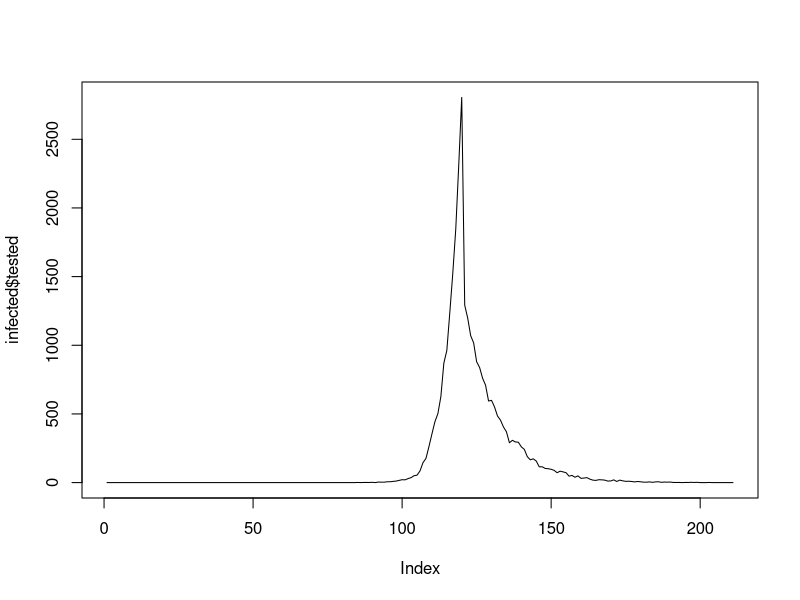
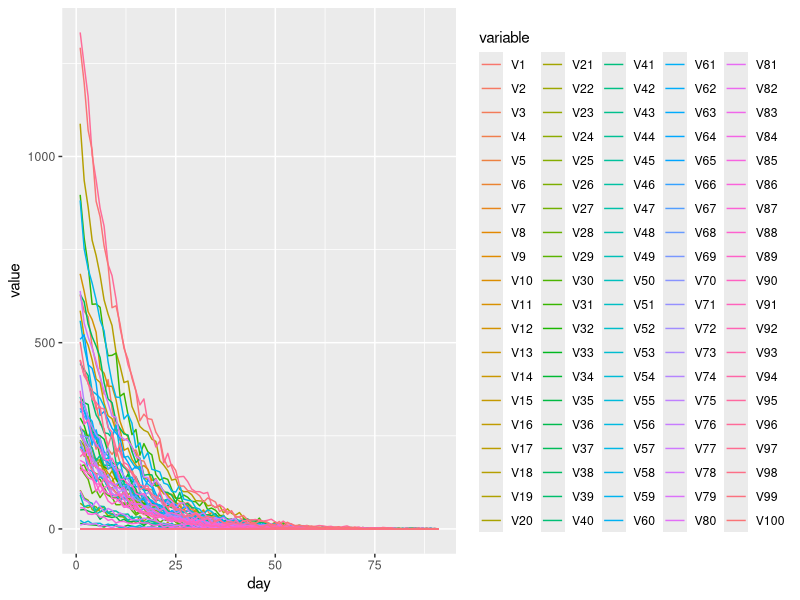

Generate these figures, in order, with R:
library(data.table)
library(ggplot2)

type1.prob <- 0.8

type1.lambda <- c(1, 1, 2, 2, 3,  3, 3, 3, 4, 4,  4, 4, 3, 2, 1)
type2.lambda <- c(0, 0, 0, 1, 1,  2, 2, 2, 2, 2,  1, 1, 1, 0, 0)

env.mult <- 0.1
test.prob <- 0.1


simulate_one_day <- function(infected1, test.prob, env.mult) {
  
  # With given lambda, how many new infections would each of the currently
  # infected generate.
  new_infected1 <- mapply(function(i, j) sum(rpois(i, j)), infected$type1, env.mult * type1.lambda)
  
  # With given test probability, how many of those that were infected
  # i days ago, are tested today.
  new_tested1 <- sapply(infected$type1, function(i) rbinom(1, i, test.prob))
  infected$type1 <- infected$type1 - new_tested1
  
  # New infections generated by the type2 list
  new_infected2 <-  mapply(function(i, j) sum(rpois(i, j)), infected$type2, env.mult * type2.lambda)

  # These are all of the new infections
  total.infected <- sum(new_infected1) + sum(new_infected2)
  
  # Some of these are type1, others type2
  new_infected.type1 <- rbinom(1, total.infected, type1.prob)
  new_infected.type2 <- total.infected - new_infected.type1
  
  infected$type1 <- c(new_infected.type1, infected$type1[1:14])
  infected$type2 <- c(new_infected.type2, infected$type2[1:14])
  infected$tested <- c(sum(new_tested1), infected$tested)
  infected$infected <- c(sum(infected$type1) + sum(infected$type2), infected$infected)
  
  return (infected)
}

sims <- c()

for (j in 1:100) {
infected <- list(
  type1 = c(1, rep(0, 14)),
  type2 = rep(0, 15),
  tested = rep(0, 1),
  infected = rep(0, 1)
)

for (i in 1:90) {
  infected <- simulate_one_day(infected, test.prob=0.1, env.mult=0.1)
}
sims <- cbind(sims, infected$tested)
# infected
}


for (i in 1:60) {
  infected <- simulate_one_day(infected, test.prob=0.2, env.mult=0.01)
}
infected
for (i in 1:60) {
  infected <- simulate_one_day(infected, test.prob=0.5, env.mult=0.1)
}



infected
plot(infected$tested, type="l")

sim.dt <- data.table(sims)
sim.dt[, day := .I ]
sim.long <- melt(sim.dt, id.vars="day")
ggplot(sim.long, aes(day, value, col=variable)) + geom_line()



